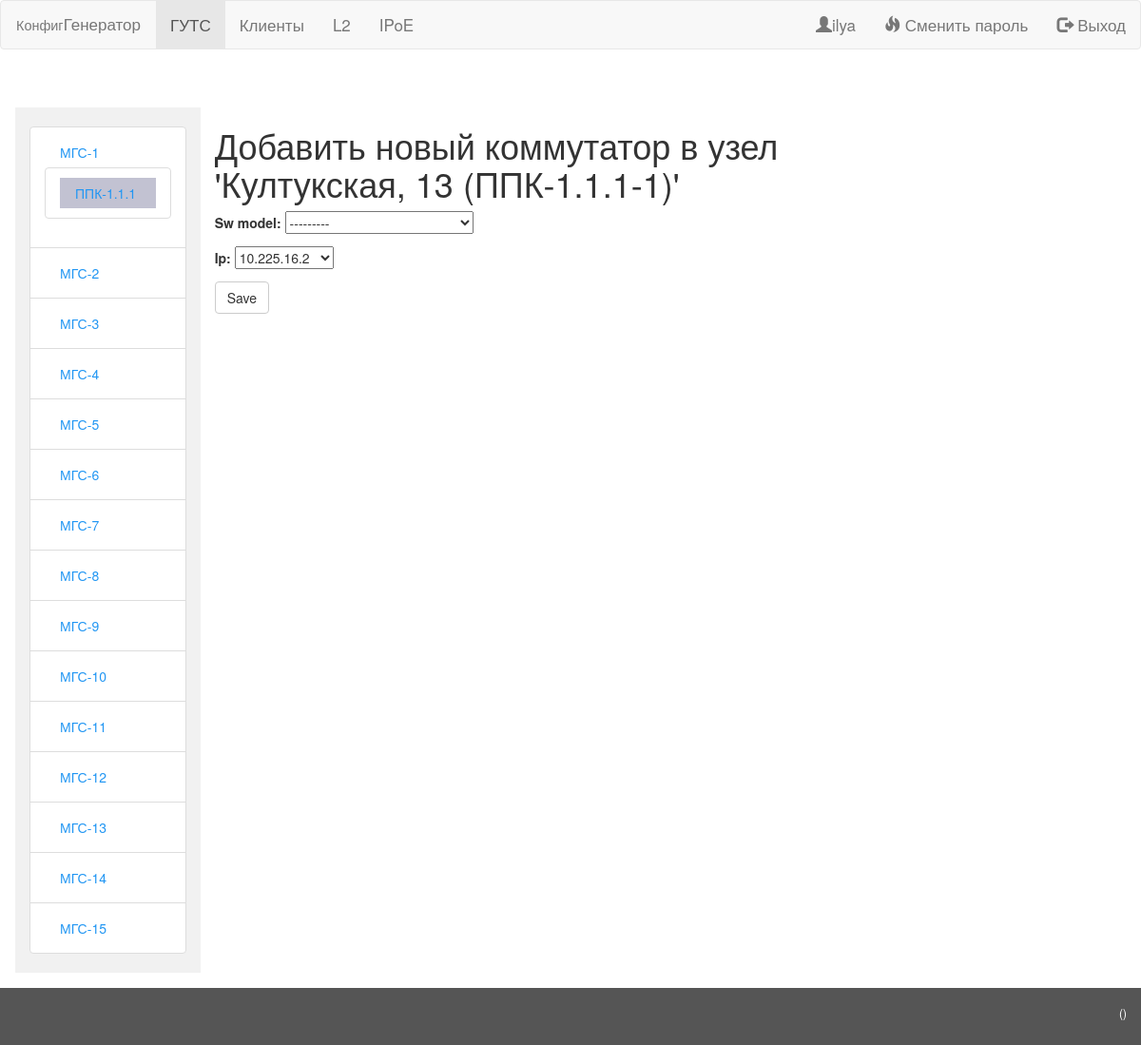
Screenshot of /network/access_node/15/new_access_switch/ (signed in) with the database file from the repository.
### network/models.py (models this page shows, shortened)
class MGS(models.Model):
    class Meta:
        verbose_name = "МГС"
        verbose_name_plural = "МГС"
    mgs_num = models.IntegerField(default=0, unique=True)
    address = models.CharField(max_length = 100)
    lag = models.ForeignKey(LAG, on_delete = models.SET_NULL, blank=True, null=True)
    campus_counter = models.IntegerField(default = 0, verbose_name="Количество кампусов в МГС", help_text = "Значение обновляется автоматически при вызове метода update_counts()",         editable=False)
    node_counter = models.IntegerField(default = 0, verbose_name="Количество узлов в МГС", help_text = "Значение обновляется автоматически при вызове метода update_counts()",              editable=False)
    switche_counter = models.IntegerField(default = 0, verbose_name="Количество коммутаторов в МГС", help_text = "Значение обновляется автоматически при вызове метода update_counts()",    editable=False)
    last_update = models.DateTimeField(default=timezone.now, verbose_name='Время последнего обновления данных по МГС',                                                                                            editable=False)
    def __str__(self):
        return "МГС-%s" % self.mgs_num
    def update_counts(self):
        campuss_count = 0
        node_count = 0
        sw_count = 0
        for ms in self.ms_set.all():
            campuss_count += ms.campus_set.count()
            for campus in ms.campus_set.all():
                for thread in campus.thread_set.all():
                    node_count += thread.access_node_set.count()
                    for node in thread.access_node_set.all():
                        sw_count += node.access_switch_set.count()
        self.campus_counter = campuss_count
        self.node_counter = node_count
        self.switche_counter = sw_count
        self.last_update = timezone.now
        self.save()

class CAMPUS(models.Model):
    class Meta:
        verbose_name = "Кампус"
        verbose_name_plural = "Кампусы"
        ordering = ('ms', 'num_in_ms')
        unique_together = ('ms', 'num_in_ms',)
    prefix_choices = (
        ('ppk', 'ППК'),
        ('mku', 'МКУ'),
    )
    prefix = models.CharField(max_length = 20,
        default = 'ppk',
        choices = prefix_choices,
        verbose_name='Префикс')
    ms = models.ForeignKey(MS, on_delete=models.CASCADE, verbose_name='МС')
    num_in_ms = models.IntegerField(default = 1)
    node_counter = models.IntegerField(default = 0, verbose_name="Количество узлов в кампусе", help_text = "Значение обновляется автоматически при вызове метода update_counts()",              editable=False)
    switche_counter = models.IntegerField(default = 0, verbose_name="Количество коммутаторов в кампусе", help_text = "Значение обновляется автоматически при вызове метода update_counts()",    editable=False)
    last_update = models.DateTimeField(default=timezone.now, verbose_name='Время последнего обновления данных по МГС',                                                                          )#editable=False)
    def __str__(self):
        return "%s-%s.%s.%s" % (self.get_prefix_display(), self.ms.mgs.mgs_num, self.ms.num_in_mgs, self.num_in_ms)
    def update_counts(self):
        print('update %s' % self)
        node_count = 0
        sw_count = 0
        for thread in self.thread_set.all():
            node_count += thread.access_node_set.count()
            for node in thread.access_node_set.all():
                sw_count += node.access_switch_set.count()
        self.node_counter = node_count
        self.switche_counter = sw_count
        print('>', self.last_update)
        self.last_update = timezone.now()
        print('>>', self.last_update)
        self.save()

class MS(models.Model):
    class Meta:
        verbose_name = "Магистраль"
        verbose_name_plural = "Магистрали"
        unique_together = ('mgs', 'num_in_mgs',)
    mgs = models.ForeignKey(MGS, on_delete = models.CASCADE, verbose_name="МГС")
    num_in_mgs = models.IntegerField(default = 1, verbose_name="Номер магистрали в МГС")

class ACCESS_NODE(models.Model):
    class Meta:
        verbose_name = "Узел доступа"
        verbose_name_plural = "Узлы доступа"
        unique_together = ('address', 'thread',)
    address = models.CharField(max_length = 100)
    thread = models.ForeignKey(THREAD, on_delete = models.CASCADE)
    def __str__(self):
        return "%s (%s)" % (self.address, self.thread)

class THREAD(models.Model):
    class Meta:
        verbose_name = "Нитка"
        verbose_name_plural = "Нитки"
        unique_together = ('campus', 'num_in_campus',)
        ordering = ['campus', 'num_in_campus']
    campus = models.ForeignKey(CAMPUS, on_delete = models.CASCADE)
    num_in_campus = models.IntegerField(default = 1)
    outvlan = models.IntegerField(default=1, verbose_name='Внешний vlan', validators=[validator_vid, ])
    mapvlan = models.IntegerField(default=1, verbose_name='Map-vlan', validators=[validator_vid, ])
    def __str__(self):
        return "%s-%s" % (self.campus, self.num_in_campus)

### network/views.py (the view)
# urls.py: url(r'^access_node/(?P<access_node_id>[0-9]+)/new_access_switch/$',                     views.NewAccessSwitchInNode.as_view(),            name='new_access_switch_in_node'),
class NewAccessSwitchInNode(LoginRequiredMixin, CreateView):
    template_name = 'network/new_access_switch_in_node.html'
    model = ACCESS_SWITCH
    fields = [
        'access_node',
        'sw_model',
        'ip',
    ]
    def get_form(self):
        access_node_id = self.kwargs['access_node_id']
        access_node = ACCESS_NODE.objects.get(id=access_node_id)
        form = super(NewAccessSwitchInNode, self).get_form()
        ip_list=[]
        subnet_list = SUBNET.objects.filter(thread=access_node.thread)
        for subnet in subnet_list:
            for ip in subnet.ip_address():
                if not ACCESS_SWITCH.objects.filter(ip=ip):
                    choice = (str(ip), str(ip))
                    ip_list.append(choice)
        form.fields['ip'].widget = forms.widgets.Select(choices=ip_list)
        form.fields['access_node'].widget = forms.HiddenInput()
        return form
    def get_initial(self):
        access_node_id = self.kwargs['access_node_id']
        return{
            'access_node' : access_node_id,
        }
    def get_context_data(self, *args, **kwargs):
        context = super().get_context_data(*args, **kwargs)
        context['mgs_list'] = MGS.objects.all()
        context['access_node'] = ACCESS_NODE.objects.get(id=self.kwargs['access_node_id'])
        return context

### network/models.py (called while the page is built)
    def ip_address(self):
        list_ip=[]
        ip_net = ipaddress.ip_network(self.network)
        for ip in ip_net:
            if ip not in (ip_net.network_address, ip_net.broadcast_address, ipaddress.ip_address(self.gw)):
                list_ip.append(ip.compressed)
        return list_ip

    def __str__(self):
        return self.title

    def __str__(self):
        return "%s %s" % (self.vendor, self.title)

### network/templates/network/new_access_switch_in_node.html (shortened to what this page needs)
{% extends "__base.html" %}
{% block content %}
				<h1>Добавить новый коммутатор в узел '{{ access_node }}' </h1>
                <form method="POST" class="post-form">{% csrf_token %}
                    {{ form.as_p }}
                    <button type="submit" class="save btn btn-default">Save</button>
                </form>
{% endblock %}

### templates/__navigation.html (shortened to what this page needs)
<nav class="navbar navbar-default ">
	<div class="container-fluid">
		<div class="navbar-header">
			<a class="navbar-brand" href="/"><small>Конфиг</small>Генератор</a>
		</div>
		<ul class="nav navbar-nav">
			<li {% if '/network' in request.path %}class="active"{% endif %}><a href="/network/">ГУТС</a></li>
			<li {% if '/clients' in request.path %}class="active"{% endif %}><a href="/clients/">Клиенты</a></li>
			<li {% if '/l2' in request.path %}class="active"{% endif %}><a href="/l2/">L2</a></li>
			<li {% if '/ipoe' in request.path %}class="active"{% endif %}><a href="/ipoe/">IPoE</a></li>
		</ul>
		<ul class="nav navbar-nav navbar-right">
				{% if user.is_authenticated %}
					<li>
						<a href=#>
							<span class="glyphicon glyphicon-user"></span>{{ user.get_username }}
						</a>
					</li>
					<li>
						<a href="{% url 'password_reset'%}?next={{request.path}}">
							<span class="glyphicon glyphicon-fire"></span> Сменить пароль
						</a>
					<li>
						<a href="{% url 'logout'%}?next={{request.path}}">
							<span class="glyphicon glyphicon-log-out"></span> Выход
						</a>
					</li>
				{% endif %}
		</ul>
	</div>
</nav>

### templates/__left_menu.html (shortened to what this page needs)
{% if access_switch %}
    {% if mgs_list %}
        <ul class="nav-list list-group">
            {% for mgs_exmpl in mgs_list %}
                <li class="list-group-item">
                    <a href="{% url 'mgs' mgs_exmpl.id %}">{{ mgs_exmpl }}</a>
                    {% if mgs_exmpl == access_switch.access_node.thread.campus.ms.mgs %}
                        <ul class="nav-list list-group">
                        {% for ms in mgs_exmpl.ms_set.all %}
                            {% for campus_exmpl in ms.campus_set.all %}
                                <li class=" list-group-item">
                                    <a {% if campus_exmpl ==  access_switch.access_node.thread.campus %} class="active" {% endif %} href="{% url 'campus' campus_exmpl.id %}">{{ campus_exmpl }}</a>
                                </li>
                            {% endfor %}
                        {% endfor %}
                        </ul>
                    {% endif %}
                </li>
            {% endfor %}
        </ul>
    {% endif %}
{% elif access_node %}
    {% if mgs_list %}
        <ul class="nav-list list-group">
        {% for mgs in mgs_list %}
            <li class="list-group-item">
                <a href="{% url 'mgs' mgs.id %}">{{ mgs }}</a>
                {% if mgs == access_node.thread.campus.ms.mgs %}
                    <ul class="nav-list list-group">
                    {% for ms in mgs.ms_set.all %}
                        {% for campus in ms.campus_set.all %}
                            <li class="list-group-item">
                                <a {% if campus ==  access_node.thread.campus %} class="active" {% endif %}href="{% url 'campus' campus.id %}">{{ campus }}</a>
                            </li>
                        {% endfor %}
                    {% endfor %}
                    </ul>
                {% endif %}
            </li>
        {% endfor %}
        </ul>
    {% endif %}
{% endif %}

### static/guts/css/guts.css (style rules this page uses)
body { margin:0; }
.navbar { overflow: hidden; position: fixed; top: 0; width: 100%; border-radius: 0; }
.navbar a { float: left; display: block; color: #f2f2f2; text-align: center; padding: 14px 16px; text-decoration: none; font-size: 17px; }
.list-group-item { position: inherit; }
.sidenav a { padding: 6px 8px 6px 16px; text-decoration: none; font-size: 14px; color: #2196F3; display: block; }
.glyphicon { position: inherit; }
.sidenav .active { background-color: #c2c2d2; }

### rows the page displays
MGS: mgs_num "МГС-1"
CAMPUS: prefix+ms+num_in_ms "ППК-1.1.1"
MGS: mgs_num "МГС-2"
MGS: mgs_num "МГС-3"
MGS: mgs_num "МГС-4"
MGS: mgs_num "МГС-5"
MGS: mgs_num "МГС-6"
MGS: mgs_num "МГС-7"
MGS: mgs_num "МГС-8"
MGS: mgs_num "МГС-9"
MGS: mgs_num "МГС-10"
MGS: mgs_num "МГС-11"
MGS: mgs_num "МГС-12"
MGS: mgs_num "МГС-13"
MGS: mgs_num "МГС-14"
MGS: mgs_num "МГС-15"
ACCESS_NODE: address+thread "Култукская, 13 (ППК-1.1.1-1)"

### other values shown
{{ user.get_username }} "ilya"
